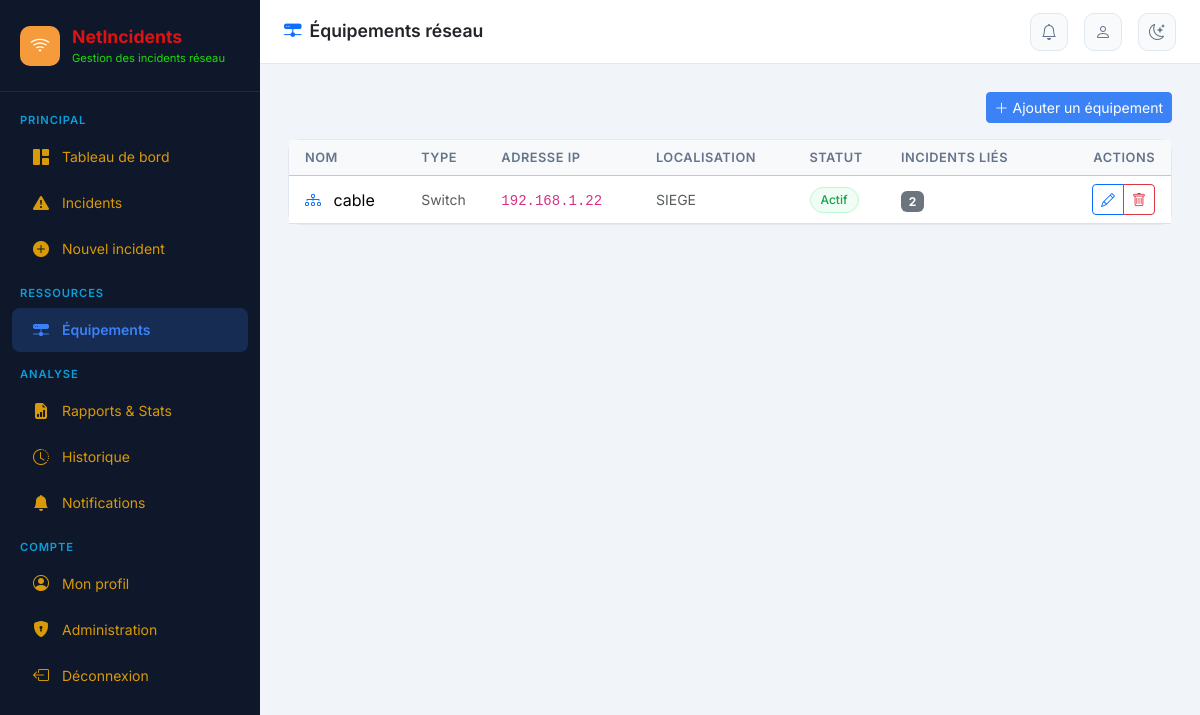
The page /equipements/ (signed in) on the database as committed earlier.
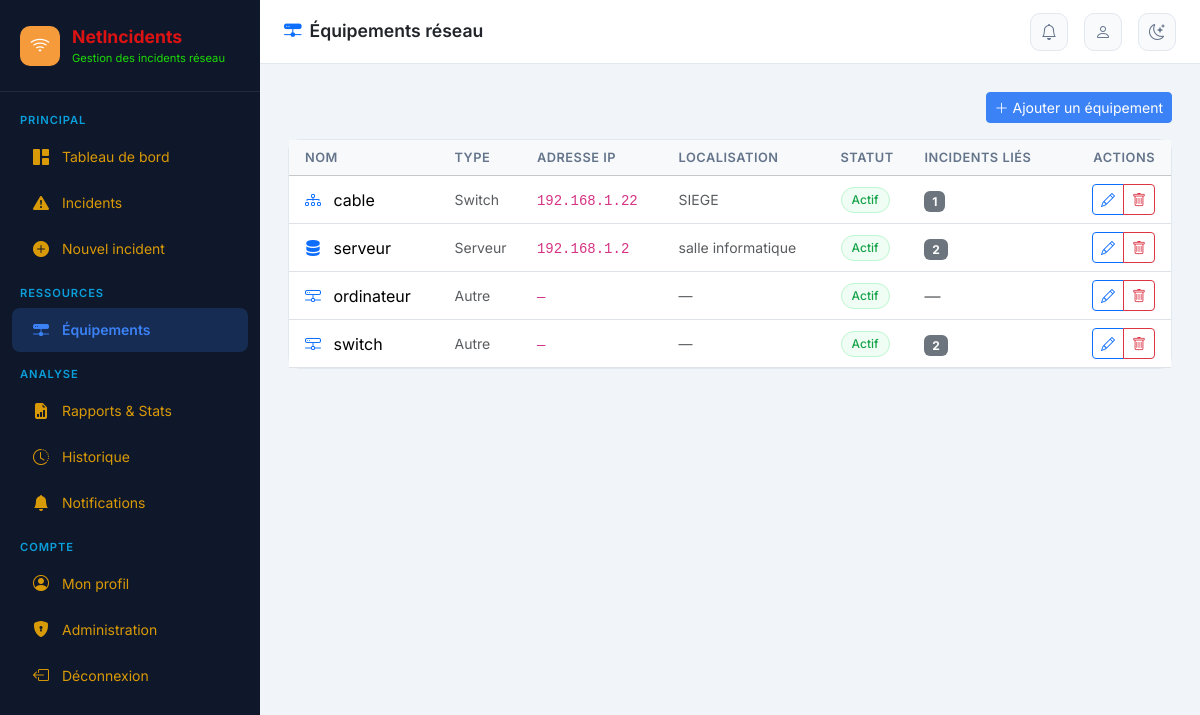
The same page on the database as committed later.
### incidents/models.py (models this page shows, shortened)
class Equipement(models.Model):
    NOM_TYPES = [
        ('routeur', 'Routeur'),
        ('switch', 'Switch'),
        ('firewall', 'Firewall'),
        ('serveur', 'Serveur'),
        ('point_acces', 'Point d\'accès Wi-Fi'),
        ('lien_wan', 'Lien WAN'),
        ('autre', 'Autre'),
    ]
    STATUS = [
        ('actif', 'Actif'),
        ('inactif', 'Inactif'),
        ('maintenance', 'En maintenance'),
    ]
    nom = models.CharField(max_length=100, verbose_name="Nom")
    type_equipement = models.CharField(max_length=30, choices=NOM_TYPES, default='autre')
    adresse_ip = models.GenericIPAddressField(null=True, blank=True, verbose_name="Adresse IP")
    localisation = models.CharField(max_length=200, verbose_name="Localisation", blank=True)
    description = models.TextField(blank=True)
    statut = models.CharField(max_length=20, choices=STATUS, default='actif')
    date_ajout = models.DateTimeField(auto_now_add=True)
    class Meta:
        verbose_name = "Équipement"
        verbose_name_plural = "Équipements"
        ordering = ['nom']

### incidents/views.py (the view)
# urls.py: path('equipements/', views.liste_equipements, name='liste_equipements'),
@login_required
def liste_equipements(request):
    equipements = Equipement.objects.annotate(nb_incidents=Count('incident'))
    nb_notifs = Notification.objects.filter(utilisateur=request.user, lue=False).count()
    return render(request, 'incidents/liste_equipements.html', {
        'equipements': equipements, 'nb_notifs': nb_notifs
    })

### incidents/templates/incidents/liste_equipements.html (shortened to what this page needs)
{% extends 'incidents/base.html' %}
{% block page_title %}<i class="bi bi-hdd-network-fill text-primary me-2"></i>Équipements réseau{% endblock %}
{% block content %}
<div class="d-flex justify-content-end mb-3">
  <a href="{% url 'creer_equipement' %}" class="btn btn-primary btn-sm">
    <i class="bi bi-plus-lg me-1"></i>Ajouter un équipement
  </a>
</div>
<div class="card">
  <div class="card-body p-0">
    <table class="table table-hover align-middle mb-0">
      <thead class="table-light">
        <tr>
          <th class="ps-3">Nom</th>
          <th>Type</th>
          <th>Adresse IP</th>
          <th>Localisation</th>
          <th>Statut</th>
          <th>Incidents liés</th>
          <th class="text-end pe-3">Actions</th>
        </tr>
      </thead>
      <tbody>
        {% for eq in equipements %}
        <tr>
          <td class="ps-3 fw-500">
            <i class="bi bi-{% if eq.type_equipement == 'routeur' %}router{% elif eq.type_equipement == 'switch' %}diagram-3{% elif eq.type_equipement == 'firewall' %}shield-fill{% elif eq.type_equipement == 'serveur' %}server{% else %}hdd-network{% endif %} text-primary me-2"></i>
            {{ eq.nom }}
          </td>
          <td class="text-muted small">{{ eq.get_type_equipement_display }}</td>
          <td><code class="small">{{ eq.adresse_ip|default:"—" }}</code></td>
          <td class="text-muted small">{{ eq.localisation|default:"—" }}</td>
          <td>
            <span class="incident-badge
              {% if eq.statut == 'actif' %}badge-resolu{% elif eq.statut == 'inactif' %}badge-ouvert{% else %}badge-en_cours{% endif %}">
              {{ eq.get_statut_display }}
            </span>
          </td>
          <td>
            {% if eq.nb_incidents %}
            <a href="{% url 'liste_incidents' %}?equipement={{ eq.pk }}" class="text-decoration-none">
              <span class="badge bg-secondary">{{ eq.nb_incidents }}</span>
            </a>
            {% else %}<span class="text-muted">—</span>{% endif %}
          </td>
          <td class="text-end pe-3">
            <div class="btn-group btn-group-sm">
              <a href="{% url 'modifier_equipement' eq.pk %}" class="btn btn-outline-primary"><i class="bi bi-pencil"></i></a>
              <a href="{% url 'supprimer_equipement' eq.pk %}" class="btn btn-outline-danger"
                 onclick="return confirm('Supprimer cet équipement ?')"><i class="bi bi-trash"></i></a>
            </div>
          </td>
        </tr>
        {% endfor %}
      </tbody>
    </table>
  </div>
</div>
{% endblock %}

Rows that differ between the two databases and show on the page:
computed for Equipement "cable": nb_incidents "2" → "1"
added Equipement: nom "serveur", type_equipement "Serveur", adresse_ip "192.168.1.2", localisation "salle informatique", statut "Actif", nb_incidents "2"
added Equipement: nom "ordinateur", type_equipement "Autre", adresse_ip "—", localisation "—", statut "Actif"
added Equipement: nom "switch", type_equipement "Autre", adresse_ip "—", localisation "—", statut "Actif", nb_incidents "2"
